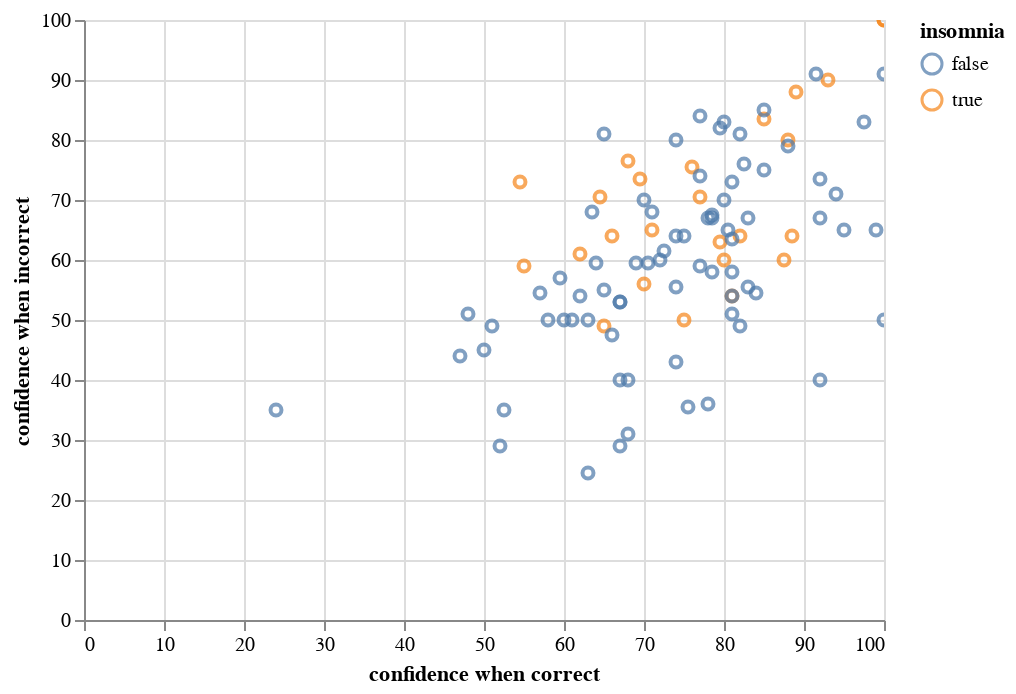

Write notebook code for a chart like this one.
### Markdown cell above
Of particular use are **tooltips** which give pop-up information when you hover over a mark on a chart. For example, we might like to know the gender and percent correct for each data point. We can add this with a `tooltip` encoding.

### Code cell
alt.Chart(df
    ).mark_point(
    ).encode(
        x='confidence when correct:Q', 
        y='confidence when incorrect:Q',
        color='insomnia:N',
        tooltip=['gender', 'insomnia', 'percent correct']
    ).interactive()
